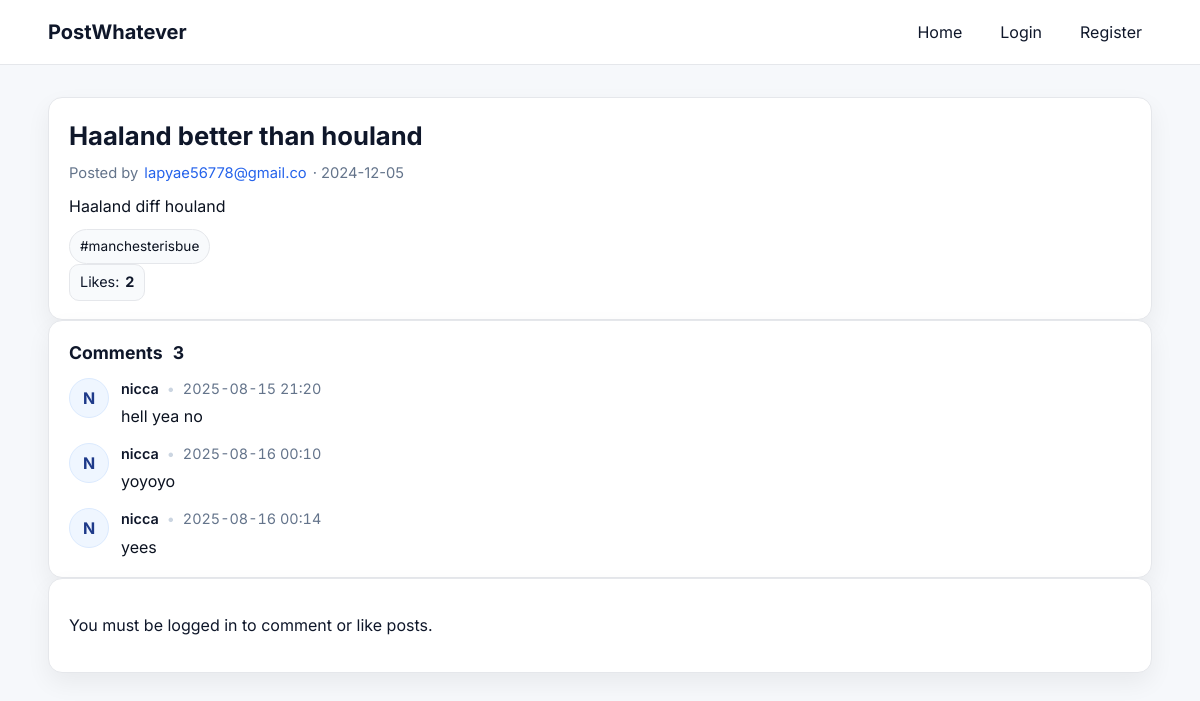
/post/6, run on the app's committed database.
### app/models.py (models this page shows)
class Post(db.Model):
    id = db.Column(db.Integer, primary_key=True)
    title = db.Column(db.String(100), nullable=False)
    content = db.Column(db.Text, nullable=False)
    date_posted = db.Column(db.DateTime, default=datetime.utcnow)
    user_id = db.Column(db.Integer, db.ForeignKey('user.id'), nullable=False)
    comments = db.relationship('Comment', backref='post', lazy=True, cascade="all, delete")
    likes = db.relationship('Like', backref='post', lazy='dynamic', cascade="all, delete")
    tags = db.relationship('Tag', secondary=post_tags, backref=db.backref('posts', lazy='dynamic'))

class User(UserMixin, db.Model):
    id = db.Column(db.Integer, primary_key=True)
    username = db.Column(db.String(20), unique=True, nullable=False)
    email = db.Column(db.String(120), unique=True, nullable=False)
    password = db.Column(db.String(60), nullable=False)
    profile_pic = db.Column(db.String(120), default='default.jpg')
    is_admin = db.Column(db.Boolean, default=False, nullable=False)
    posts = db.relationship('Post', backref='author', lazy=True)

class Tag(db.Model):
    id = db.Column(db.Integer, primary_key=True)
    name = db.Column(db.String(50), unique=True, nullable=False)

class Comment(db.Model):
    id = db.Column(db.Integer, primary_key=True)
    content = db.Column(db.Text, nullable=False)
    date_posted = db.Column(db.DateTime, default=datetime.utcnow)
    user_id = db.Column(db.Integer, db.ForeignKey('user.id'), nullable=False)
    post_id = db.Column(db.Integer, db.ForeignKey('post.id'), nullable=False)
    author = db.relationship('User', backref='comments', lazy=True)

### app/views.py (the view)
@app.route('/post/<int:post_id>')
def post_detail(post_id):
    post = Post.query.get_or_404(post_id)
    form = CommentForm()
    liked = False
    if current_user.is_authenticated:
        liked = Like.query.filter_by(user_id=current_user.id, post_id=post.id).first() is not None
    like_count = post.likes.count()
    return render_template('post_detail.html', post=post, form=form, liked=liked, like_count=like_count)

### app/__init__.py (called while the page is built)
@app.context_processor
def inject_csrf():
    return dict(csrf_token=generate_csrf)

@app.after_request
def set_csrf_cookie(response):
    response.set_cookie(
        "csrf_token",
        generate_csrf(),
        samesite="Lax",
        secure=False
    )
    return response

### app/templates/post_detail.html (shortened to what this page needs)
{% extends "base.html" %}
{% block content %}
<article class="card" aria-labelledby="post-title">
  <header class="card-head">
    <h1 id="post-title" class="card-title" style="font-size:1.6rem; margin-bottom:6px;">
      {{ post.title }}
    </h1>
    <div class="card-meta">
      Posted by
      <a href="{{ url_for('user_profile', username=post.author.username) }}">{{ post.author.username }}</a>
      · {{ post.date_posted.strftime('%Y-%m-%d') }}
    </div>
  </header>
  <div class="card-body">
    <p style="white-space:pre-wrap; margin:0;">{{ post.content }}</p>
  </div>
  {% if post.tags %}
  <div class="tags" style="margin-top:10px;">
    {% for tag in post.tags %}
      <a href="{{ url_for('tag_posts', tag_name=tag.name) }}" class="tag">#{{ tag.name }}</a>
    {% endfor %}
  </div>
  {% endif %}
  <footer class="card-foot">
    <div class="like-row" role="group" aria-label="Post reactions">
      <span class="like-count" aria-live="polite">
        Likes:
        <strong data-like-count="{{ post.id }}">
          {% if post.likes.filter_by is not undefined %}
            {{ post.likes.count() }}
          {% else %}
            {{ post.likes|length }}
          {% endif %}
        </strong>
      </span>
    </div>
  </footer>
</article>
<section class="card" aria-labelledby="comments-heading">
  <h2 id="comments-heading" class="section-title">
    Comments
    <span class="badge" style="margin-left:6px;">
      <span data-comment-count="{{ post.id }}">
        {% if post.comments.filter_by is not undefined %}
          {{ post.comments.count() }}
        {% else %}
          {{ post.comments|length }}
        {% endif %}
      </span>
    </span>
  </h2>
  {% set comments_iter = (post.comments.all() if post.comments.all is not undefined else post.comments) %}
  {% if comments_iter %}
    <ul class="comments-list" data-comments-list="{{ post.id }}">
      {% for comment in comments_iter %}
        <li class="comment-item">
          <div class="avatar" aria-hidden="true">
            {{ comment.author.username[:1] | upper }}
          </div>
          <div class="comment-content">
            <div class="comment-head">
              <a class="comment-author" href="{{ url_for('user_profile', username=comment.author.username) }}">
                {{ comment.author.username }}
              </a>
              <span class="dot">•</span>
              <time class="comment-time">{{ comment.date_posted.strftime('%Y-%m-%d %H:%M') }}</time>
            </div>
            <p class="comment-text">{{ comment.content }}</p>
          </div>
        </li>
      {% endfor %}
    </ul>
  {% else %}
    <p class="no-comments">No comments yet. Be the first to comment!</p>
    <ul class="comments-list" data-comments-list="{{ post.id }}" hidden></ul>
  {% endif %}
</section>
{% if current_user.is_authenticated %}
<section class="card" aria-labelledby="add-comment-heading">
  <h2 id="add-comment-heading" class="section-title">Add a Comment</h2>
  <form method="POST"
        action="{{ url_for('comment', post_id=post.id) }}"
        class="comment-form"
        data-comment-form
        data-post-id="{{ post.id }}"
        novalidate>
    {{ form.hidden_tag() }}
    <div class="form-group">
      {{ form.content.label(class="form-label") }}
      {{ form.content(rows=4, class="form-input", placeholder="Write something nice…", **{'data-autosize': 'true'}) }}
    </div>
    <div class="form-actions">
      <button type="submit" class="btn btn-primary">
        {{ form.submit.label.text or 'Post comment' }}
      </button>
    </div>
  </form>
</section>
{% else %}
  <div class="card"><p>You must be logged in to comment or like posts.</p></div>
{% endif %}
{% endblock %}

### app/static/css/style.css (style rules this page uses)
:root { --bg: #f6f8fb; --surface: #ffffff; --text: #0f172a; --muted: #64748b; --border: #e5e7eb; --ring: #93c5fd; --shadow: 0 10px 24px rgba(2,6,23,.06); --primary: #2563eb; --primary-600: #1d4ed8; --accent: #f97316; --accent-600: #ea580c; --radius: 14px; }
* { box-sizing: border-box; }
html,body { height:100%; }
body { margin:0; font-family: Inter, ui-sans-serif, system-ui, -apple-system, Segoe UI, Roboto, "Helvetica Neue", Arial, "Apple Color Emoji", "Segoe UI Emoji"; color: var(--text); background: var(--bg); line-height: 1.55; }
a { color: var(--primary); text-decoration: none; }
.card { background: var(--surface); border: 1px solid var(--border); border-radius: var(--radius); box-shadow: var(--shadow); padding: 18px 20px; }
.card-head { margin-bottom:8px; }
.card-title { margin:0; font-size:1.2rem; }
.card-meta { font-size:.92rem; color: var(--muted); display:flex; gap:6px; align-items:center; }
.card-body { margin:10px 0 6px; color:#0b1220; }
.tags { display:flex; gap:8px; flex-wrap:wrap; }
.tag { display:inline-flex; align-items:center; gap:6px; padding:6px 10px; border-radius: 999px; border:1px solid var(--border); background:#f8fafc; font-size:.85rem; color:#0b1220; }
.like-row { display:flex; align-items:center; gap:12px; flex-wrap:wrap; }
.like-count { display:inline-flex; align-items:center; gap:6px; padding:6px 10px; border-radius:10px; background:#f8fafc; border:1px solid var(--border); font-size:.9rem; }
.section-title { margin:0 0 12px; font-size:1.1rem; font-weight:700; }
.comments-list { list-style:none; margin:0; padding:0; display:grid; gap:14px; }
.comment-item { display:flex; gap:12px; }
.avatar { flex: 0 0 40px; height:40px; width:40px; border-radius:50%; display:flex; align-items:center; justify-content:center; background:#eff6ff; color:#1e3a8a; font-weight:700; border:1px solid #dbeafe; }
.comment-content { flex:1; }
.comment-head { display:flex; align-items:center; gap:8px; font-size:.9rem; color: var(--muted); margin-bottom:4px; }
.comment-author { font-weight:600; color: var(--text); }
.comment-time { font-variant-numeric: tabular-nums; }
.dot { color:#cbd5e1; }
.comment-text { margin:0; color:#0b1220; }

### data on the page
Post: title "Haaland better than houland", date_posted "2024-12-05", content "Haaland diff houland"
User: author.username "lapyae56778@gmail.co"
Tag: name "manchesterisbue"
Comment: author "N", author.username "nicca", date_posted "2025-08-15 21:20", content "hell yea no"
Comment: author "N", author.username "nicca", date_posted "2025-08-16 00:10", content "yoyoyo"
Comment: author "N", author.username "nicca", date_posted "2025-08-16 00:14", content "yees"

### other printed values
{{ post.likes.count() }} "2"
{{ post.comments|length }} "3"
